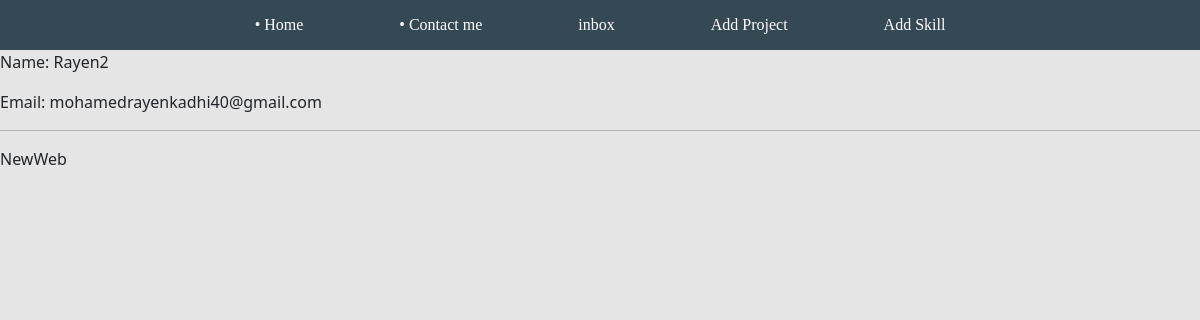
The app's page /message/4e213c62-911a-4edc-b5d1-c98e4e7cbf29/ (signed in) with its own data.
### base/models.py (models this page shows, shortened)
class Message(models.Model):
    name = models.CharField(max_length=200)
    email = models.CharField(max_length=200)
    subject = models.CharField(max_length=200)
    body = models.TextField()
    is_read = models.BooleanField(default=False)
    created = models.TimeField(auto_now_add=True)
    id = models.UUIDField(default=uuid.uuid4, unique=True, primary_key=True, editable=False)

### base/views.py (the view)
# urls.py: path('message/<str:pk>/', views.messagePage, name='message'),
def messagePage(request, pk):
    message = Message.objects.get(id=pk)
    message.is_read = True
    message.save()
    context = {'message': message}
    return render(request, 'base/messages.html', context)

### base/templates/base/messages.html
{% extends 'base/main.html' %}
{% load static %}
{% block content %}
<div class="container">
    <p> Name: {{message.name}} </p>
    <p> Email: {{message.email}} </p>
    <hr>
    <p> {{message.body}} </p>
</div>
{% endblock content %}

### static/styles/main.css (style rules this page uses)
body { background-color: #E5E5E5; }
.container { padding:0 0em; max-height:100%; max-width:100%; }

### records on screen
Message: name "Rayen2", email "mohamedrayenkadhi40@gmail.com", body "NewWeb"
